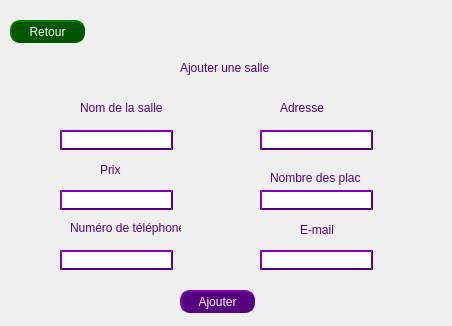
<?xml version="1.0" encoding="UTF-8"?>
<ui version="4.0">
 <class>AjouterSalle</class>
 <widget class="QWidget" name="AjouterSalle">
  <property name="geometry">
   <rect>
    <x>0</x>
    <y>0</y>
    <width>452</width>
    <height>326</height>
   </rect>
  </property>
  <property name="windowTitle">
   <string>Form</string>
  </property>
  <widget class="QLabel" name="titre">
   <property name="geometry">
    <rect>
     <x>180</x>
     <y>60</y>
     <width>91</width>
     <height>16</height>
    </rect>
   </property>
   <property name="styleSheet">
    <string notr="true">color: rgb(85, 0, 127);
</string>
   </property>
   <property name="text">
    <string>Ajouter une salle</string>
   </property>
  </widget>
  <widget class="QLabel" name="nom_salle_label">
   <property name="geometry">
    <rect>
     <x>80</x>
     <y>100</y>
     <width>91</width>
     <height>16</height>
    </rect>
   </property>
   <property name="styleSheet">
    <string notr="true">color: rgb(85, 0, 127);
</string>
   </property>
   <property name="text">
    <string>Nom de la salle</string>
   </property>
  </widget>
  <widget class="QLineEdit" name="nom_salle_line">
   <property name="geometry">
    <rect>
     <x>60</x>
     <y>130</y>
     <width>113</width>
     <height>20</height>
    </rect>
   </property>
   <property name="styleSheet">
    <string notr="true">border-width : 2px;
border-color: rgb(85, 0, 127);
border-style : outset;
color : white</string>
   </property>
  </widget>
  <widget class="QLabel" name="adresse_label">
   <property name="geometry">
    <rect>
     <x>280</x>
     <y>100</y>
     <width>91</width>
     <height>16</height>
    </rect>
   </property>
   <property name="styleSheet">
    <string notr="true">color: rgb(85, 0, 127);
</string>
   </property>
   <property name="text">
    <string>Adresse</string>
   </property>
  </widget>
  <widget class="QLineEdit" name="adresse_line">
   <property name="geometry">
    <rect>
     <x>260</x>
     <y>130</y>
     <width>113</width>
     <height>20</height>
    </rect>
   </property>
   <property name="styleSheet">
    <string notr="true">border-width : 2px;
border-color: rgb(85, 0, 127);
border-style : outset;
color : white</string>
   </property>
  </widget>
  <widget class="QLabel" name="prix_label">
   <property name="geometry">
    <rect>
     <x>100</x>
     <y>160</y>
     <width>31</width>
     <height>20</height>
    </rect>
   </property>
   <property name="styleSheet">
    <string notr="true">color: rgb(85, 0, 127);
</string>
   </property>
   <property name="text">
    <string>Prix</string>
   </property>
  </widget>
  <widget class="QLineEdit" name="prix_line">
   <property name="geometry">
    <rect>
     <x>60</x>
     <y>190</y>
     <width>113</width>
     <height>20</height>
    </rect>
   </property>
   <property name="styleSheet">
    <string notr="true">border-width : 2px;
border-color: rgb(85, 0, 127);
border-style : outset;
color : white</string>
   </property>
  </widget>
  <widget class="QLabel" name="nb_places_label">
   <property name="geometry">
    <rect>
     <x>270</x>
     <y>170</y>
     <width>91</width>
     <height>16</height>
    </rect>
   </property>
   <property name="styleSheet">
    <string notr="true">color: rgb(85, 0, 127);
</string>
   </property>
   <property name="text">
    <string>Nombre des places</string>
   </property>
  </widget>
  <widget class="QLineEdit" name="nb_places_line">
   <property name="geometry">
    <rect>
     <x>260</x>
     <y>190</y>
     <width>113</width>
     <height>20</height>
    </rect>
   </property>
   <property name="styleSheet">
    <string notr="true">border-width : 2px;
border-color: rgb(85, 0, 127);
border-style : outset;
color : white</string>
   </property>
  </widget>
  <widget class="QLabel" name="numero_label">
   <property name="geometry">
    <rect>
     <x>70</x>
     <y>220</y>
     <width>111</width>
     <height>16</height>
    </rect>
   </property>
   <property name="styleSheet">
    <string notr="true">color: rgb(85, 0, 127);
</string>
   </property>
   <property name="text">
    <string>Numéro de téléphone</string>
   </property>
  </widget>
  <widget class="QLineEdit" name="numero_line">
   <property name="geometry">
    <rect>
     <x>60</x>
     <y>250</y>
     <width>113</width>
     <height>20</height>
    </rect>
   </property>
   <property name="styleSheet">
    <string notr="true">border-width : 2px;
border-color: rgb(85, 0, 127);
border-style : outset;
color : white</string>
   </property>
  </widget>
  <widget class="QLabel" name="email_label">
   <property name="geometry">
    <rect>
     <x>300</x>
     <y>220</y>
     <width>51</width>
     <height>20</height>
    </rect>
   </property>
   <property name="styleSheet">
    <string notr="true">color: rgb(85, 0, 127);
</string>
   </property>
   <property name="text">
    <string>E-mail</string>
   </property>
  </widget>
  <widget class="QLineEdit" name="email_line">
   <property name="geometry">
    <rect>
     <x>260</x>
     <y>250</y>
     <width>113</width>
     <height>20</height>
    </rect>
   </property>
   <property name="styleSheet">
    <string notr="true">border-width : 2px;
border-color: rgb(85, 0, 127);
border-style : outset;
color : white</string>
   </property>
  </widget>
  <widget class="QPushButton" name="AjouterButton">
   <property name="geometry">
    <rect>
     <x>180</x>
     <y>290</y>
     <width>75</width>
     <height>23</height>
    </rect>
   </property>
   <property name="styleSheet">
    <string notr="true">border-radius: 10px;
border-width : 2px;
border-color: rgb(85, 0, 127);
border-style : outset;
background-color: rgb(85, 0, 127);
color : white</string>
   </property>
   <property name="text">
    <string>Ajouter</string>
   </property>
  </widget>
  <widget class="QPushButton" name="RetourButton">
   <property name="geometry">
    <rect>
     <x>10</x>
     <y>20</y>
     <width>75</width>
     <height>23</height>
    </rect>
   </property>
   <property name="styleSheet">
    <string notr="true">border-radius: 10px;
border-width : 2px;
border-color: rgb(0, 85, 0);
border-style : outset;
background-color: rgb(0, 85, 0);
color : white</string>
   </property>
   <property name="text">
    <string>Retour</string>
   </property>
  </widget>
 </widget>
 <resources/>
 <connections/>
</ui>
